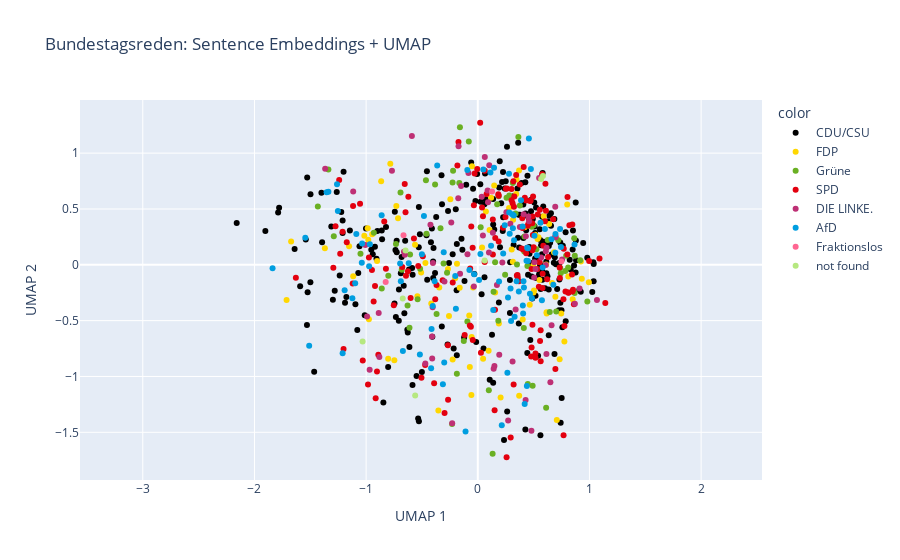

Source (notebook cell):
### Code cell
fig = px.scatter(
    x=coords[:,0], 
    y=coords[:,1], 
    color=df_grouped["faction_name"],
    color_discrete_map=color_map,
    hover_data={"Rede": df_grouped["faction_name"]},  # Tooltip: zeigt die Rede
    title="Bundestagsreden: Sentence Embeddings + UMAP",
    labels={"x":"UMAP 1", "y":"UMAP 2"}
)

fig.update_layout(
    xaxis=dict(scaleanchor="y", scaleratio=1),
    yaxis=dict(scaleanchor="x", scaleratio=1)
)
fig.show()

### Figure 1 — Plotly figure (JSON) as saved in the notebook; plotly's stock layout.template omitted (floating-point values rounded to 4 significant figures; data arrays with more than 128 entries replaced by an {"elided": "..."} marker saying what was removed)
{"data": [{"customdata": {"elided": "239x1 str values"}, "hovertemplate": "color=CDU/CSU<br>UMAP 1=%{x}<br>UMAP 2=%{y}<br>Rede=%{customdata[0]}<extra></extra>", "legendgroup": "CDU/CSU", "marker": {"color": "black", "symbol": "circle"}, "mode": "markers", "name": "CDU/CSU", "orientation": "v", "showlegend": true, "type": "scatter", "x": {"elided": "239 float values"}, "xaxis": "x", "y": {"elided": "239 float values"}, "yaxis": "y"}, {"customdata": [["FDP"], ["FDP"], ["FDP"], ["FDP"], ["FDP"], ["FDP"], ["FDP"], ["FDP"], ["FDP"], ["FDP"], ["FDP"], ["FDP"], ["FDP"], ["FDP"], ["FDP"], ["FDP"], ["FDP"], ["FDP"], ["FDP"], ["FDP"], ["FDP"], ["FDP"], ["FDP"], ["FDP"], ["FDP"], ["FDP"], ["FDP"], ["FDP"], ["FDP"], ["FDP"], ["FDP"], ["FDP"], ["FDP"], ["FDP"], ["FDP"], ["FDP"], ["FDP"], ["FDP"], ["FDP"], ["FDP"], ["FDP"], ["FDP"], ["FDP"], ["FDP"], ["FDP"], ["FDP"], ["FDP"], ["FDP"], ["FDP"], ["FDP"], ["FDP"], ["FDP"], ["FDP"], ["FDP"], ["FDP"], ["FDP"], ["FDP"], ["FDP"], ["FDP"], ["FDP"], ["FDP"], ["FDP"], ["FDP"], ["FDP"], ["FDP"], ["FDP"], ["FDP"], ["FDP"], ["FDP"], ["FDP"], ["FDP"], ["FDP"], ["FDP"], ["FDP"], ["FDP"], ["FDP"], ["FDP"], ["FDP"], ["FDP"], ["FDP"], ["FDP"], ["FDP"], ["FDP"], ["FDP"]], "hovertemplate": "color=FDP<br>UMAP 1=%{x}<br>UMAP 2=%{y}<br>Rede=%{customdata[0]}<extra></extra>", "legendgroup": "FDP", "marker": {"color": "#FFD700", "symbol": "circle"}, "mode": "markers", "name": "FDP", "orientation": "v", "showlegend": true, "type": "scatter", "x": [0.2043, 0.514, 0.6826, 0.6171, -0.07138, -0.5615, -0.8653, -0.9856, -0.9752, 0.4653, 0.4193, 0.09678, -0.3452, -0.2669, 0.2802, 0.1889, 0.8103, -0.1864, -1.116, -0.541, -0.0516, 0.5437, 0.3692, -0.05735, 0.0384, 0.3437, 0.3163, -0.4166, -0.2579, 0.314, -0.469, 0.923, -0.8027, -0.2457, 0.4689, 0.7078, -0.7835, -1.712, 0.7331, -1.016, 0.8009, -1.672, -0.7142, -0.9456, 0.7468, 0.3468, 0.535, 0.1192, -0.7473, -1.153, -0.5073, 0.5899, 0.6654, -1.369, -0.2249, -0.3529, 0.7756, 0.3705, 0.612, -0.05509, 0.9946, 0.1553, 0.8499, 0.4993, 0.3036, 0.07253, 0.4022, 0.9315, 0.5518, -0.2025, -0.7294, -0.07642, -0.04204, -0.9808, 0.5032, 0.616, -0.9021, 0.1057, 0.1469, 0.639, 0.04753, 0.4966, -0.1621, 0.6948], "xaxis": "x", "y": [-1.188, 0.2693, 0.1116, -0.4368, -0.916, 0.179, 0.749, 0.3271, -0.4865, -0.3575, 0.3373, -0.7691, -0.204, -0.03665, 0.5092, -0.5263, -0.1047, 0.00851, -0.1034, -0.2814, 0.8824, 0.2464, 0.8454, -1.167, 0.1554, 0.6345, 0.4031, -0.3458, -0.458, 0.02695, 0.01608, 0.02979, -0.8417, 0.5877, 0.3488, -1.39, 0.9051, -0.3159, -0.8469, 0.2609, 0.5403, 0.2083, 0.4164, 0.2747, -0.4355, 0.7647, 0.2306, 0.6008, -0.8557, 0.167, -0.06926, 0.4347, -0.1621, 0.1484, -0.8487, -1.304, -0.686, -1.173, 0.0022, -0.6462, -0.1568, -0.2478, -0.3082, -0.249, 0.1362, 0.4771, -0.4894, -0.1259, -0.1368, -0.1211, 0.5274, -0.4536, -0.2041, 0.2238, -0.2309, -0.4254, 0.03333, 0.3117, 0.7094, 0.366, -0.842, -0.008673, -0.2052, -0.2866], "yaxis": "y"}, {"customdata": [["Grüne"], ["Grüne"], ["Grüne"], ["Grüne"], ["Grüne"], ["Grüne"], ["Grüne"], ["Grüne"], ["Grüne"], ["Grüne"], ["Grüne"], ["Grüne"], ["Grüne"], ["Grüne"], ["Grüne"], ["Grüne"], ["Grüne"], ["Grüne"], ["Grüne"], ["Grüne"], ["Grüne"], ["Grüne"], ["Grüne"], ["Grüne"], ["Grüne"], ["Grüne"], ["Grüne"], ["Grüne"], ["Grüne"], ["Grüne"], ["Grüne"], ["Grüne"], ["Grüne"], ["Grüne"], ["Grüne"], ["Grüne"], ["Grüne"], ["Grüne"], ["Grüne"], ["Grüne"], ["Grüne"], ["Grüne"], ["Grüne"], ["Grüne"], ["Grüne"], ["Grüne"], ["Grüne"], ["Grüne"], ["Grüne"], ["Grüne"], ["Grüne"], ["Grüne"], ["Grüne"], ["Grüne"], ["Grüne"], ["Grüne"], ["Grüne"], ["Grüne"], ["Grüne"], ["Grüne"], ["Grüne"], ["Grüne"], ["Grüne"], ["Grüne"], ["Grüne"], ["Grüne"], ["Grüne"], ["Grüne"], ["Grüne"], ["Grüne"], ["Grüne"]], "hovertemplate": "color=Grüne<br>UMAP 1=%{x}<br>UMAP 2=%{y}<br>Rede=%{customdata[0]}<extra></extra>", "legendgroup": "Grüne", "marker": {"color": "#6AB023", "symbol": "circle"}, "mode": "markers", "name": "Grüne", "orientation": "v", "showlegend": true, "type": "scatter", "x": [0.2447, -0.5388, -0.3689, 0.8637, 0.4162, 0.8675, -0.1874, -1.432, -0.1601, 0.02587, 0.4826, -0.6118, 0.7375, 0.5008, 0.7912, 0.917, 0.6265, -0.3823, 0.09888, 0.6446, -1.051, -0.08059, 0.4912, 0.4478, -0.4642, 0.7213, 0.1412, -0.5166, 0.1328, -0.226, -0.2213, -0.6289, -0.4595, 0.8092, 0.612, -0.2754, 0.1866, -0.3339, 0.8687, 0.5252, -0.2305, -0.3064, -0.09327, 0.2824, -0.9307, 0.1735, -1.338, -0.1254, 0.3509, 0.7429, -0.681, -0.8012, 0.4179, 0.184, -0.7328, 0.9811, -0.8601, 0.7834, -0.6066, -0.1653, 0.4124, 0.3769, 0.7023, 0.2576, 0.4443, -0.692, 0.3635, -1.29, 0.3144, 0.3384, 0.155], "xaxis": "x", "y": [-0.08798, -0.308, -0.4413, 0.2386, 0.1183, -0.2532, -0.9754, 0.521, 1.232, 0.3354, 0.3407, -0.563, -0.02902, 0.3531, 0.08006, 0.04088, 0.2224, 0.7181, -1.123, -0.4222, 0.09792, 1.105, -1.082, -1.068, 0.7576, 0.22, -0.2409, -0.03605, -1.693, 0.7377, 0.8417, -0.3639, 0.2791, -0.02364, -1.281, -0.07165, 0.6144, 0.3276, 0.08139, 0.1394, -1.426, 0.01111, -0.5068, 0.6201, 0.2873, 0.5427, 0.8532, -0.6827, 0.003325, -0.07479, -0.04405, -0.09867, 0.2527, -0.5018, 0.187, -0.3288, -0.2132, -0.05557, 0.09136, 0.7326, -0.5652, 0.531, -0.4193, 0.6, -0.01036, 0.647, 1.144, 0.2551, 0.7324, 0.4591, 0.02207], "yaxis": "y"}, {"customdata": {"elided": "155x1 str values"}, "hovertemplate": "color=SPD<br>UMAP 1=%{x}<br>UMAP 2=%{y}<br>Rede=%{customdata[0]}<extra></extra>", "legendgroup": "SPD", "marker": {"color": "#E3000F", "symbol": "circle"}, "mode": "markers", "name": "SPD", "orientation": "v", "showlegend": true, "type": "scatter", "x": {"elided": "155 float values"}, "xaxis": "x", "y": {"elided": "155 float values"}, "yaxis": "y"}, {"customdata": [["DIE LINKE."], ["DIE LINKE."], ["DIE LINKE."], ["DIE LINKE."], ["DIE LINKE."], ["DIE LINKE."], ["DIE LINKE."], ["DIE LINKE."], ["DIE LINKE."], ["DIE LINKE."], ["DIE LINKE."], ["DIE LINKE."], ["DIE LINKE."], ["DIE LINKE."], ["DIE LINKE."], ["DIE LINKE."], ["DIE LINKE."], ["DIE LINKE."], ["DIE LINKE."], ["DIE LINKE."], ["DIE LINKE."], ["DIE LINKE."], ["DIE LINKE."], ["DIE LINKE."], ["DIE LINKE."], ["DIE LINKE."], ["DIE LINKE."], ["DIE LINKE."], ["DIE LINKE."], ["DIE LINKE."], ["DIE LINKE."], ["DIE LINKE."], ["DIE LINKE."], ["DIE LINKE."], ["DIE LINKE."], ["DIE LINKE."], ["DIE LINKE."], ["DIE LINKE."], ["DIE LINKE."], ["DIE LINKE."], ["DIE LINKE."], ["DIE LINKE."], ["DIE LINKE."], ["DIE LINKE."], ["DIE LINKE."], ["DIE LINKE."], ["DIE LINKE."], ["DIE LINKE."], ["DIE LINKE."], ["DIE LINKE."], ["DIE LINKE."], ["DIE LINKE."], ["DIE LINKE."], ["DIE LINKE."], ["DIE LINKE."], ["DIE LINKE."], ["DIE LINKE."], ["DIE LINKE."], ["DIE LINKE."], ["DIE LINKE."], ["DIE LINKE."], ["DIE LINKE."], ["DIE LINKE."], ["DIE LINKE."], ["DIE LINKE."], ["DIE LINKE."], ["DIE LINKE."], ["DIE LINKE."], ["DIE LINKE."], ["DIE LINKE."]], "hovertemplate": "color=DIE LINKE.<br>UMAP 1=%{x}<br>UMAP 2=%{y}<br>Rede=%{customdata[0]}<extra></extra>", "legendgroup": "DIE LINKE.", "marker": {"color": "#BE3075", "symbol": "circle"}, "mode": "markers", "name": "DIE LINKE.", "orientation": "v", "showlegend": true, "type": "scatter", "x": [-0.4085, -0.4698, 0.4804, -0.09238, 0.696, -0.8814, 0.5491, 0.4589, -0.2293, -0.2374, 0.3116, 0.2719, 0.5677, 0.3767, 0.09999, 0.8697, 0.0627, -0.8874, 0.1349, 0.1029, 0.4282, 0.411, -0.6612, 0.1713, 0.6607, -0.4238, 0.04594, 0.6148, -1.007, 0.6095, 0.3388, -0.7687, 0.03527, 0.7549, -0.9685, 0.6164, 0.09155, 0.149, 0.9114, 0.1922, 0.6502, -0.0351, 0.6094, -0.08366, -0.2984, 0.4303, -0.1723, -0.1589, 0.1421, 0.4526, -1.367, -0.6536, 0.5053, 0.2199, 0.256, 0.5064, 0.6936, -0.175, -0.1497, -0.4043, -0.4017, -0.9913, -0.5901, 1.067, 0.08819, -1.116, -0.4099, 0.4418, 0.5166, 0.2913], "xaxis": "x", "y": [-0.8381, -0.8838, -1.486, 0.09352, 0.2473, -0.8259, 0.7763, 0.3897, -1.419, 0.3779, -0.8656, -1.395, 0.06643, 0.3379, 0.1101, -0.3491, 0.9652, -0.4314, 0.2867, 0.8906, -1.211, 0.4535, 0.117, -0.1799, -0.5424, 0.3582, 0.2635, -0.7985, 0.1784, -0.0007591, -0.3992, 0.8418, 0.6084, 0.04771, -0.9393, 0.1533, 0.5604, -0.9052, -0.2114, -0.8053, -1.053, -0.1936, 0.1217, 0.8219, -0.1502, 0.2562, 1.062, -0.08066, -0.9304, 0.4324, 0.86, 0.08908, -0.1143, 0.02167, 0.4714, 0.02266, 0.5189, 0.5953, 0.7049, -0.3809, 0.01575, -0.4625, 1.154, -0.3142, 0.6658, 0.6569, -0.6429, 0.1537, -0.0378, 0.3681], "yaxis": "y"}, {"customdata": [["AfD"], ["AfD"], ["AfD"], ["AfD"], ["AfD"], ["AfD"], ["AfD"], ["AfD"], ["AfD"], ["AfD"], ["AfD"], ["AfD"], ["AfD"], ["AfD"], ["AfD"], ["AfD"], ["AfD"], ["AfD"], ["AfD"], ["AfD"], ["AfD"], ["AfD"], ["AfD"], ["AfD"], ["AfD"], ["AfD"], ["AfD"], ["AfD"], ["AfD"], ["AfD"], ["AfD"], ["AfD"], ["AfD"], ["AfD"], ["AfD"], ["AfD"], ["AfD"], ["AfD"], ["AfD"], ["AfD"], ["AfD"], ["AfD"], ["AfD"], ["AfD"], ["AfD"], ["AfD"], ["AfD"], ["AfD"], ["AfD"], ["AfD"], ["AfD"], ["AfD"], ["AfD"], ["AfD"], ["AfD"], ["AfD"], ["AfD"], ["AfD"], ["AfD"], ["AfD"], ["AfD"], ["AfD"], ["AfD"], ["AfD"], ["AfD"], ["AfD"], ["AfD"], ["AfD"], ["AfD"], ["AfD"], ["AfD"], ["AfD"], ["AfD"], ["AfD"], ["AfD"], ["AfD"], ["AfD"], ["AfD"], ["AfD"], ["AfD"], ["AfD"], ["AfD"], ["AfD"], ["AfD"], ["AfD"], ["AfD"], ["AfD"], ["AfD"], ["AfD"], ["AfD"], ["AfD"], ["AfD"]], "hovertemplate": "color=AfD<br>UMAP 1=%{x}<br>UMAP 2=%{y}<br>Rede=%{customdata[0]}<extra></extra>", "legendgroup": "AfD", "marker": {"color": "#009EE0", "symbol": "circle"}, "mode": "markers", "name": "AfD", "orientation": "v", "showlegend": true, "type": "scatter", "x": [-0.1961, 0.6957, -1.098, -1.838, 0.5615, 0.3078, 0.01162, -1.039, 0.3872, -1.192, 0.4091, 0.6942, -0.861, -0.4032, 0.3476, 0.2707, 0.737, 0.4035, -0.5007, 0.4364, 0.4487, 0.2793, -0.3124, 0.6011, 0.4754, 0.1456, 0.4491, -0.0936, -0.4179, 0.5289, 0.4059, -1.51, -0.6893, -0.03283, -1.036, 0.5809, 0.1383, 0.2651, -0.6187, -0.2017, 0.3144, -1.545, 0.4576, -1.338, 0.4132, -0.3868, 0.2858, -1.21, 0.4014, 0.2149, 0.04936, -0.414, 0.5075, -0.6956, -0.5186, -1.123, 0.4849, -1.354, -0.1097, 0.6602, 0.2933, -0.3634, 0.8664, -0.4823, -0.9729, -0.6706, 0.4395, 0.4198, -1.088, 0.2275, 0.02331, 0.3675, -0.305, -1.261, 0.5743, 0.745, 0.1132, 0.2412, 0.4669, 0.3248, 0.6765, 0.2981, 0.3218, -1.253, -0.3005, 0.1904, -0.9666, -0.075, 0.2815, 0.1191, 0.443, 0.3297], "xaxis": "x", "y": [-0.3928, 0.2752, -0.1651, -0.03125, 0.3762, 0.4532, -0.1366, 0.01771, 0.5779, -0.2289, -0.1479, 0.1068, 0.4446, -0.3689, -0.1463, -0.2922, 0.3204, -0.3641, 0.09341, 0.03715, 0.1481, 0.8151, -1.069, 0.3214, 0.8583, 0.8703, 0.03307, 0.8487, -0.9274, 0.08536, -0.4361, -0.7252, -0.1463, -0.08416, 0.1914, -0.02352, -0.4056, -0.9675, 0.0147, -0.101, 0.3278, 0.243, 1.131, 0.6539, -0.2029, -0.1476, 0.2786, -0.7921, 0.3437, -1.438, 0.8544, -0.5757, 0.2607, 0.01238, -0.8025, -0.2984, -0.2999, 0.6487, -1.493, 0.2281, -0.2112, 0.8896, 0.1815, 0.4373, -0.01404, -0.7717, -1.086, -1.246, 0.2748, 0.1015, 0.09625, -0.238, 0.1116, 0.7208, -0.3171, 0.1585, 0.8277, 0.3551, -0.2591, 0.2199, -0.1785, -0.5041, 0.4419, 0.4821, -0.8758, -0.1495, 0.1846, -0.04656, 0.4682, 0.171, 0.1533, -0.4657], "yaxis": "y"}, {"customdata": [["Fraktionslos"], ["Fraktionslos"], ["Fraktionslos"], ["Fraktionslos"]], "hovertemplate": "color=Fraktionslos<br>UMAP 1=%{x}<br>UMAP 2=%{y}<br>Rede=%{customdata[0]}<extra></extra>", "legendgroup": "Fraktionslos", "marker": {"color": "#FF6692", "symbol": "circle"}, "mode": "markers", "name": "Fraktionslos", "orientation": "v", "showlegend": true, "type": "scatter", "x": [-0.6651, -0.8248, 0.1278, 0.7483], "xaxis": "x", "y": [0.2652, -0.1547, 0.6572, 0.03063], "yaxis": "y"}, {"customdata": [["not found"], ["not found"], ["not found"], ["not found"], ["not found"], ["not found"], ["not found"]], "hovertemplate": "color=not found<br>UMAP 1=%{x}<br>UMAP 2=%{y}<br>Rede=%{customdata[0]}<extra></extra>", "legendgroup": "not found", "marker": {"color": "#B6E880", "symbol": "circle"}, "mode": "markers", "name": "not found", "orientation": "v", "showlegend": true, "type": "scatter", "x": [0.5673, -1.032, 0.5836, -0.6721, 0.06145, -0.6467, -0.5608], "xaxis": "x", "y": [0.7693, -0.6877, 0.7945, -0.3022, 0.03936, 0.1288, -1.171], "yaxis": "y"}], "layout": {"legend": {"title": {"text": "color"}, "tracegroupgap": 0}, "title": {"text": "Bundestagsreden: Sentence Embeddings + UMAP"}, "xaxis": {"anchor": "y", "domain": [0, 1], "scaleanchor": "y", "scaleratio": 1, "title": {"text": "UMAP 1"}}, "yaxis": {"anchor": "x", "domain": [0, 1], "scaleanchor": "x", "scaleratio": 1, "title": {"text": "UMAP 2"}}}}
